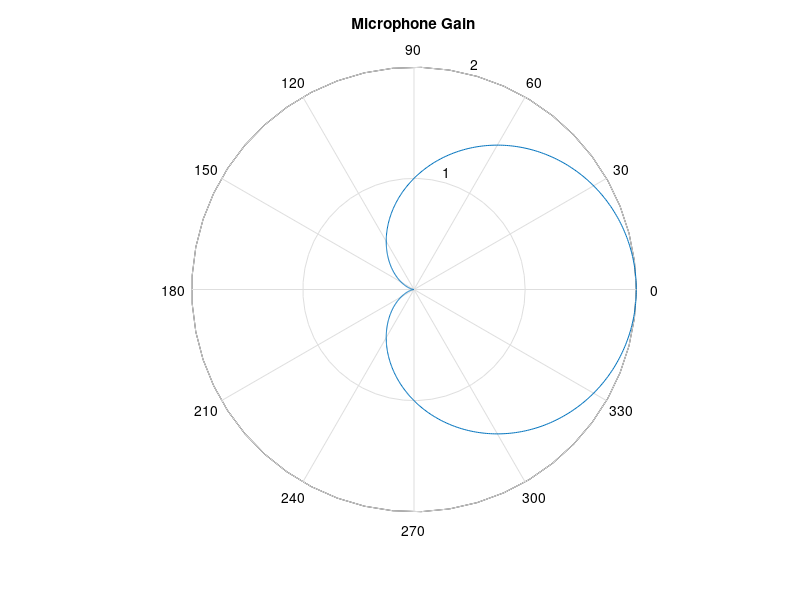

Here is the MATLAB script that generated this plot:
clc;clear all;close all;
g=.5;
theta=0:0.01:2*pi;
for ii=1:length(theta)
    gain(ii)=2*g*(1+cos(theta(ii)));
end
polar(theta,gain)
title('Microphone Gain')